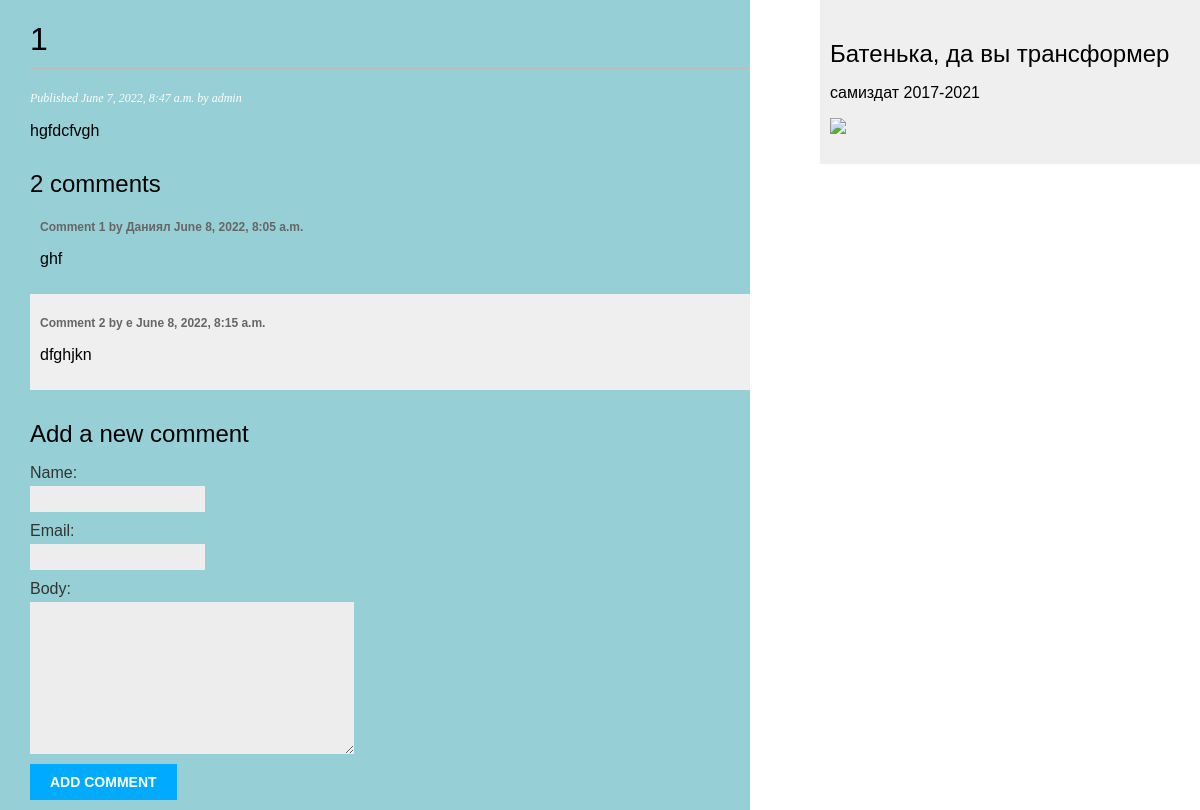
The page /blog/1/ on the database as committed earlier.
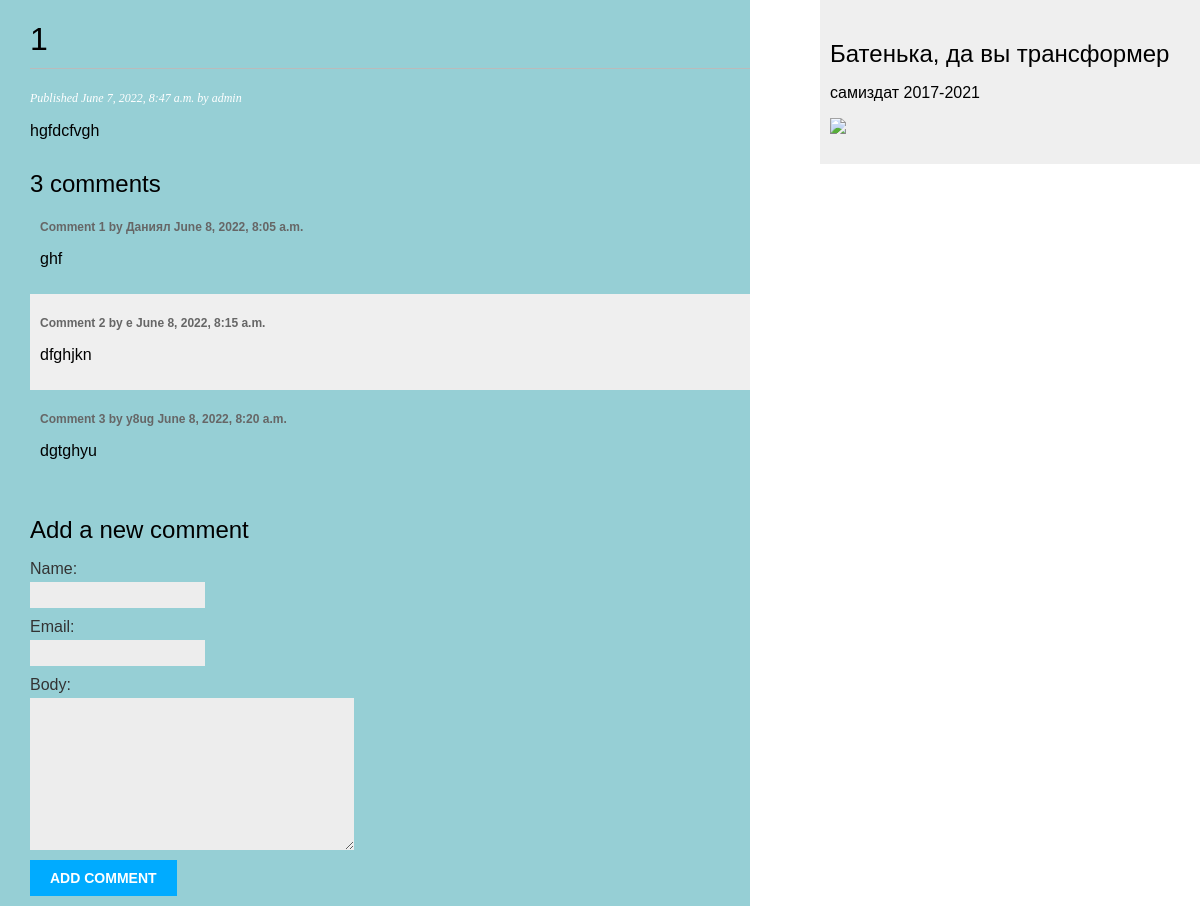
The same page on the database as committed later.
### blog/models.py (models this page shows)
class Comment(models.Model):
    post = models.ForeignKey(Post, on_delete=models.CASCADE, related_name='comments')
    name = models.CharField(max_length=80)
    email = models.EmailField()
    body = models.TextField()
    created = models.DateTimeField(auto_now_add=True)
    updated = models.DateTimeField(auto_now=True)
    active = models.BooleanField(default=True)

### blog/views.py (the view)
# urls.py: path('<int:id>/', views.post_detail, name='post_detail'),
def post_detail(request, id):
    post = get_object_or_404(Post, id=id, status=Post.Status.PUBLISHED)
    comments = post.comments.filter(active=True)
    form = CommentForm()
    return render(request, 'blog/post/detail.html', {'post': post, 'comments': comments,
'form': form})

### blog/forms.py
class CommentForm(forms.ModelForm):
    class Meta:
        model = Comment
        fields = ['name', 'email', 'body']

### blog/templates/blog/post/detail.html (shortened to what this page needs)
{% extends "blog/base.html" %}
{% block content %}
  <h1>{{ post.title }}</h1>
  <p class="date">
    Published {{ post.publish }} by {{ post.author }}
  </p>
  {{ post.body|linebreaks }}
  {% with comments.count as total_comments %}
 <h2>{{ total_comments }} comment{{ total_comments|pluralize }}</h2>
{% endwith %}
{% for comment in comments %}
 <div class="comment">
 <p class="info">
 Comment {{ forloop.counter }} by {{ comment.name }}
 {{ comment.created }}
 </p>
 {{ comment.body|linebreaks }}
 </div>
{% empty %}
 <p>There are no comments yet.</p>
{% endfor %}
<h2>Add a new comment</h2>
 <form action="{% url "blog:post_comment" post.id %}" method="post">
 {{ form.as_p }}
 <p><input type="submit" value="Add comment"></p>
 </form>
{% endblock %}

Rows that differ between the two databases and show on the page:
added Comment: name "y8ug", created "June 8, 2022, 8:20 a.m.", body "dgtghyu"
Other text that changed with them:
{{ total_comments }}: "2" → "3"
